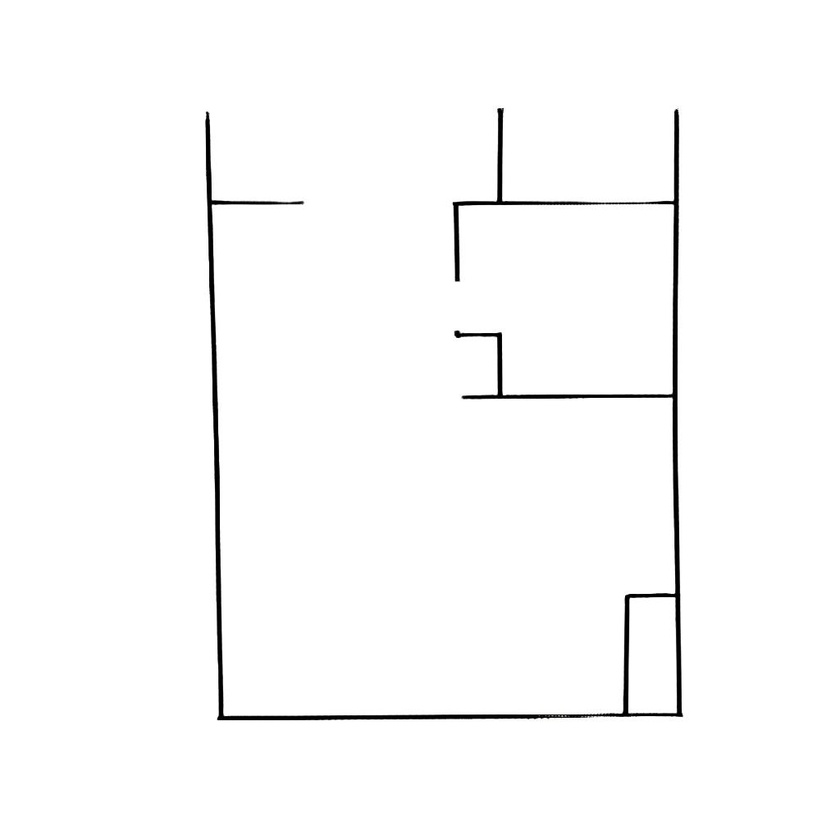
#> input picture R-zipp/Statics/generate_img/KakaoTalk_20231124_105156273.jpg, 840 x 840 px, shrunk from 1024 x 1024 before the run
$ python -i detect.py   (imports and definitions only)
#> lines starting #> are read from the running program, lines starting #| are printed output that depends on the picture; after the words box and inside, x2 and y2 are one past the last pixel; in counts of white or black regions, pixels touching at a corner belong together
import cv2
import numpy as np


# [26 lines left out: function outer_contours, not called in this run]


def wall_filter(gray):
    WALL_FILTER_TRESHOLD = [0, 255]
    WALL_FILTER_KERNEL_SIZE = (3, 3)
    WALL_FILTER_MORPHOLOGY_ITERATIONS = 2
    WALL_FILTER_DILATE_ITERATIONS = 1
    WALL_FILTER_DISTANCE = 5
    WALL_FILTER_DISTANCE_THRESHOLD = [0.5, 0.2]
    WALL_FILTER_MAX_VALUE = 255
    WALL_FILTER_THRESHOLD_TECHNIQUE = 0

    _, thresh = cv2.threshold(
        gray,
        WALL_FILTER_TRESHOLD[0],
        WALL_FILTER_TRESHOLD[1],
        cv2.THRESH_BINARY_INV + cv2.THRESH_OTSU,
    )
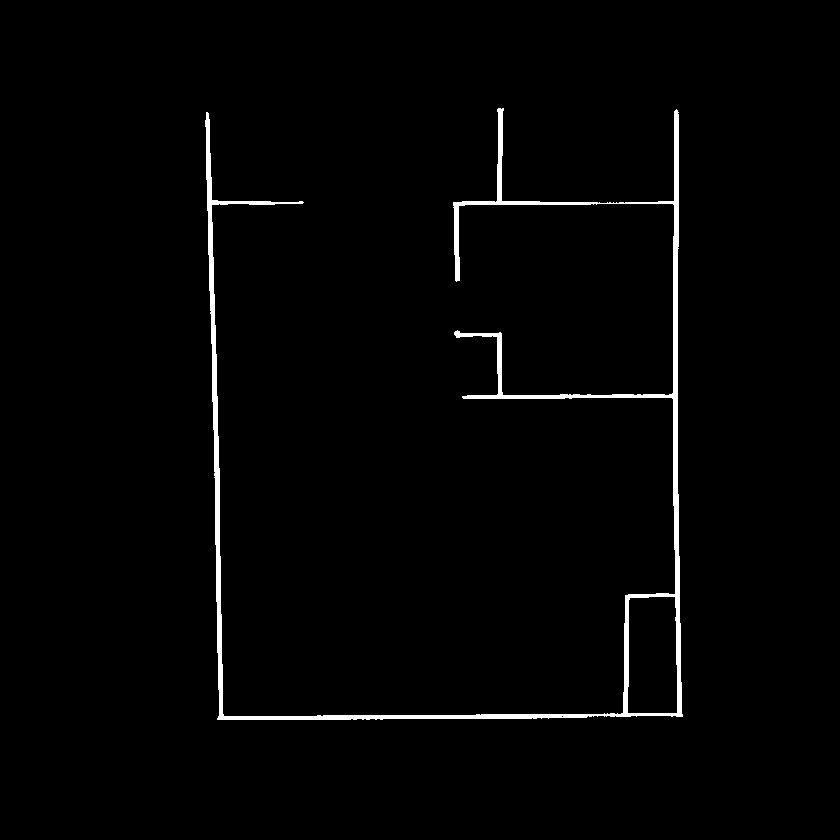
#> thresh: shape (840, 840); 1.6% white; 1 white region, box (x1, y1, x2, y2) and area: (205, 108, 683, 720) 11590

    # noise removal
    kernel = np.ones(WALL_FILTER_KERNEL_SIZE, np.uint8)
    opening = cv2.morphologyEx(
        thresh,
        cv2.MORPH_OPEN,
        kernel,
        iterations=WALL_FILTER_MORPHOLOGY_ITERATIONS,
    )
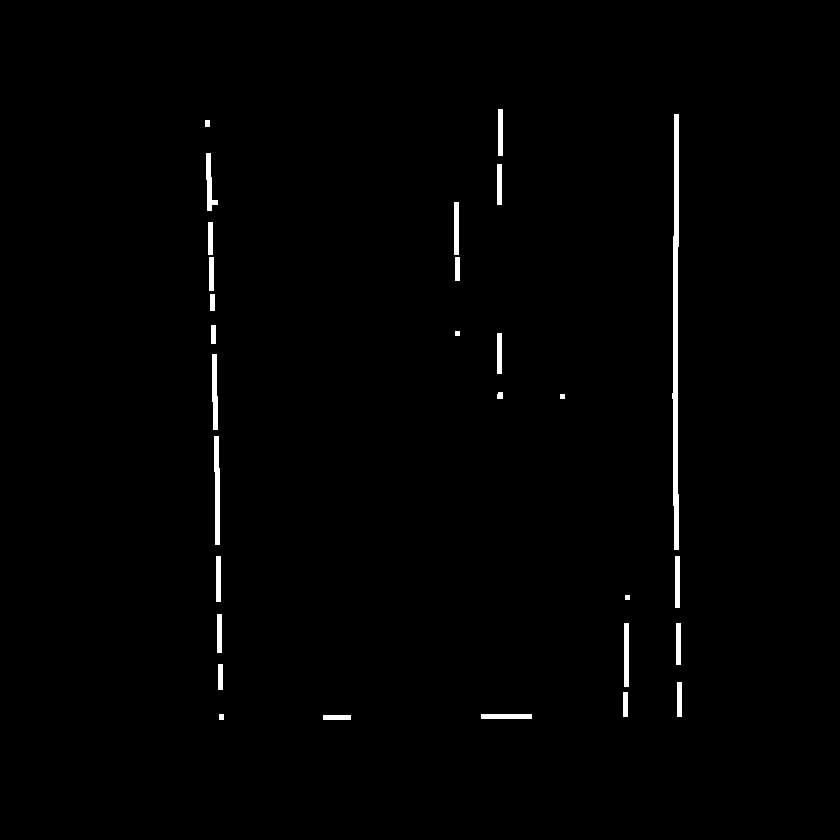
#> opening: shape (840, 840); 1% white; 29 white regions, largest, box (x1, y1, x2, y2) and area: (672, 114, 679, 550) 2209, (214, 436, 220, 545) 549, (212, 354, 218, 430) 386

    sure_bg = cv2.dilate(
        opening, kernel, iterations=WALL_FILTER_DILATE_ITERATIONS
    )
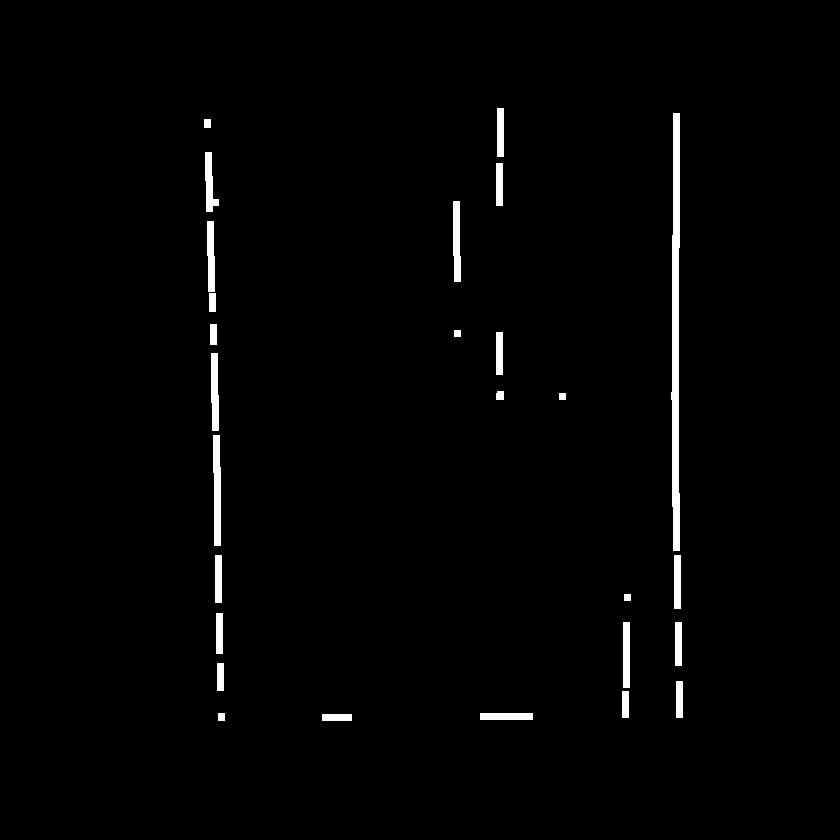
#> sure_bg: shape (840, 840); 1.5% white; 27 white regions, largest, box (x1, y1, x2, y2) and area: (671, 113, 680, 551) 3101, (213, 435, 221, 546) 783, (453, 201, 461, 282) 567

    dist_transform = cv2.distanceTransform(
        opening, cv2.DIST_L2, WALL_FILTER_DISTANCE
    )
    ret, sure_fg = cv2.threshold(
        WALL_FILTER_DISTANCE_THRESHOLD[0] * dist_transform,
        WALL_FILTER_DISTANCE_THRESHOLD[1] * dist_transform.max(),
        WALL_FILTER_MAX_VALUE,
        WALL_FILTER_THRESHOLD_TECHNIQUE,
    )
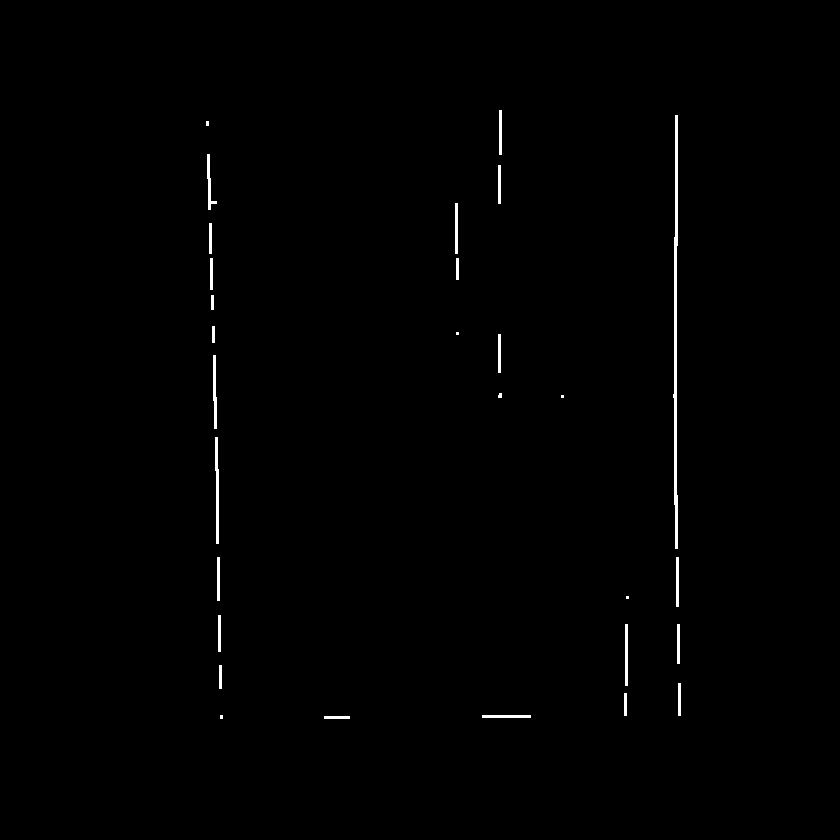
#> sure_fg: shape (840, 840) float32; 0.59% white; 29 white regions (6 under 20 px), largest, box (x1, y1, x2, y2) and area: (673, 115, 678, 549) 1325, (215, 437, 219, 544) 323, (213, 355, 217, 429) 226
#> ret = 0.719

    sure_fg = np.uint8(sure_fg)
    unknown = cv2.subtract(sure_bg, sure_fg)
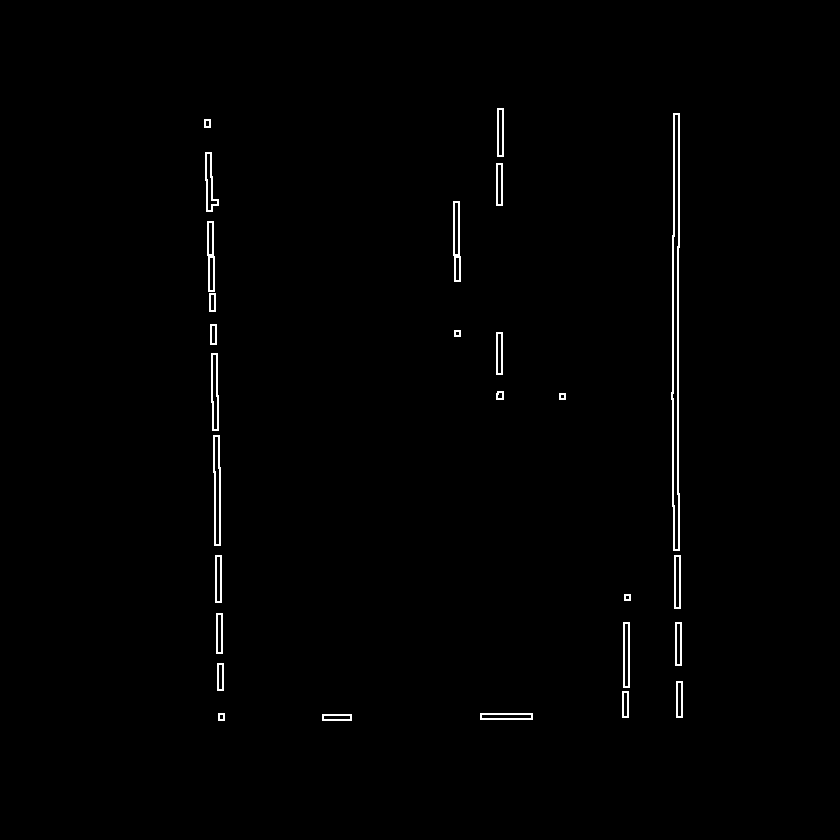
#> unknown: shape (840, 840); 0.9% white in thin lines or dots, all inside (x1, y1, x2, y2) = (204, 108, 683, 721)

    return unknown


# [17 lines left out: function precise_boxes, not called in this run]

>>> import cv2
>>> picture = cv2.imread('../../../R-zipp/Statics/generate_img/KakaoTalk_20231124_105156273.jpg', cv2.IMREAD_GRAYSCALE)
>>> result = wall_filter(picture)

$ run again, on R-zipp/Statics/generate_img/003f0a1b-bad5-415a-aeaa-2200a51274e0.png
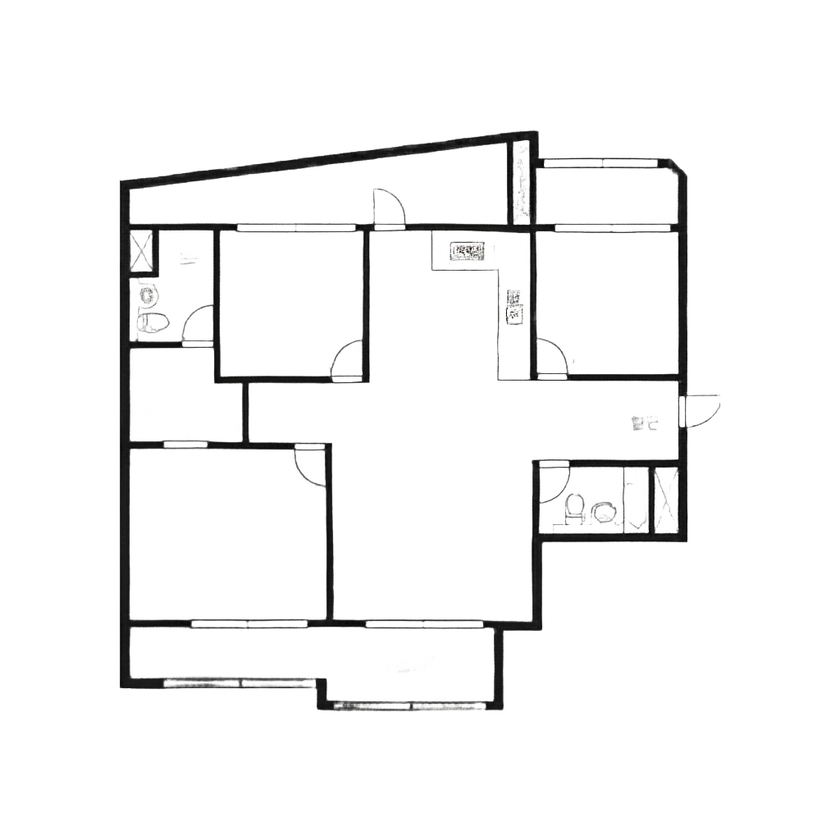
#> input picture R-zipp/Statics/generate_img/003f0a1b-bad5-415a-aeaa-2200a51274e0.png, 840 x 840 px, shrunk from 1024 x 1024 before the run
#> in wall_filter, `_, thresh = cv2.threshold( gray, WALL_FILTER_TRESHOLD[0], WALL_FILTER_..`:
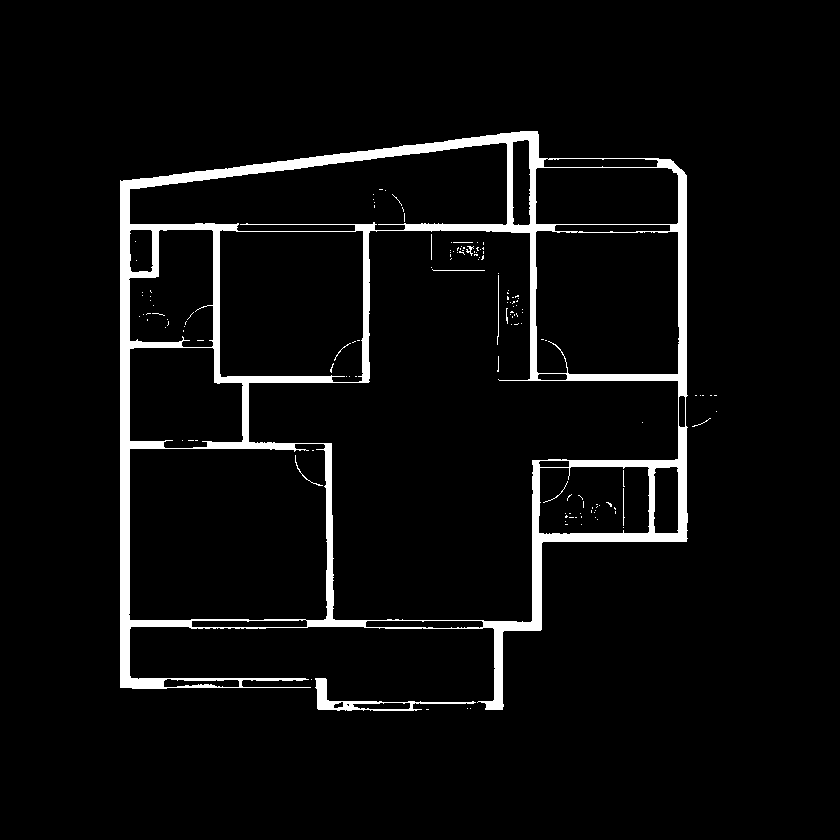
#> thresh: shape (840, 840); 4.8% white; 143 white regions (130 under 20 px), largest, box (x1, y1, x2, y2) and area: (120, 131, 688, 710) 32436, (315, 678, 476, 711) 939, (497, 275, 499, 345) 71
#> opening: shape (840, 840); 4.3% white; 7 white regions, largest, box (x1, y1, x2, y2) and area: (120, 131, 555, 689) 17596, (483, 427, 688, 710) 6179, (567, 159, 687, 396) 3046
#> sure_bg: shape (840, 840); 5.4% white; 7 white regions, largest, box (x1, y1, x2, y2) and area: (119, 130, 556, 690) 22045, (482, 426, 689, 711) 7673, (566, 158, 688, 397) 3824
#> ret = 1.28
#> in wall_filter, `unknown = cv2.subtract(sure_bg, sure_fg)`:
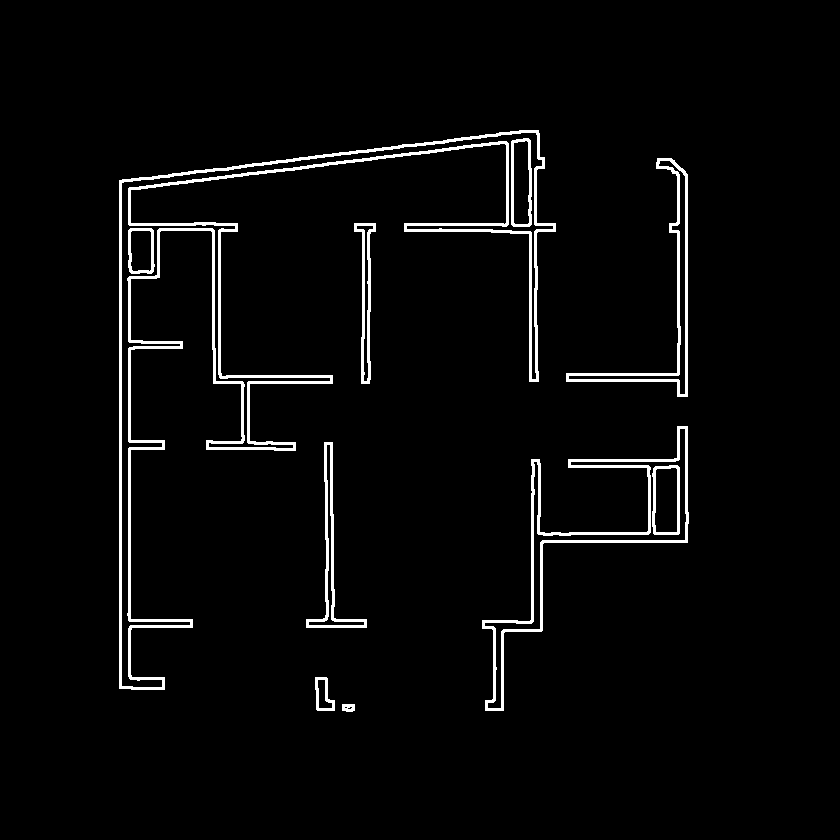
#> unknown: shape (840, 840); 3.2% white; 10 white regions, largest, box (x1, y1, x2, y2) and area: (119, 130, 556, 690) 12169, (482, 426, 689, 711) 3893, (566, 158, 688, 397) 2283
